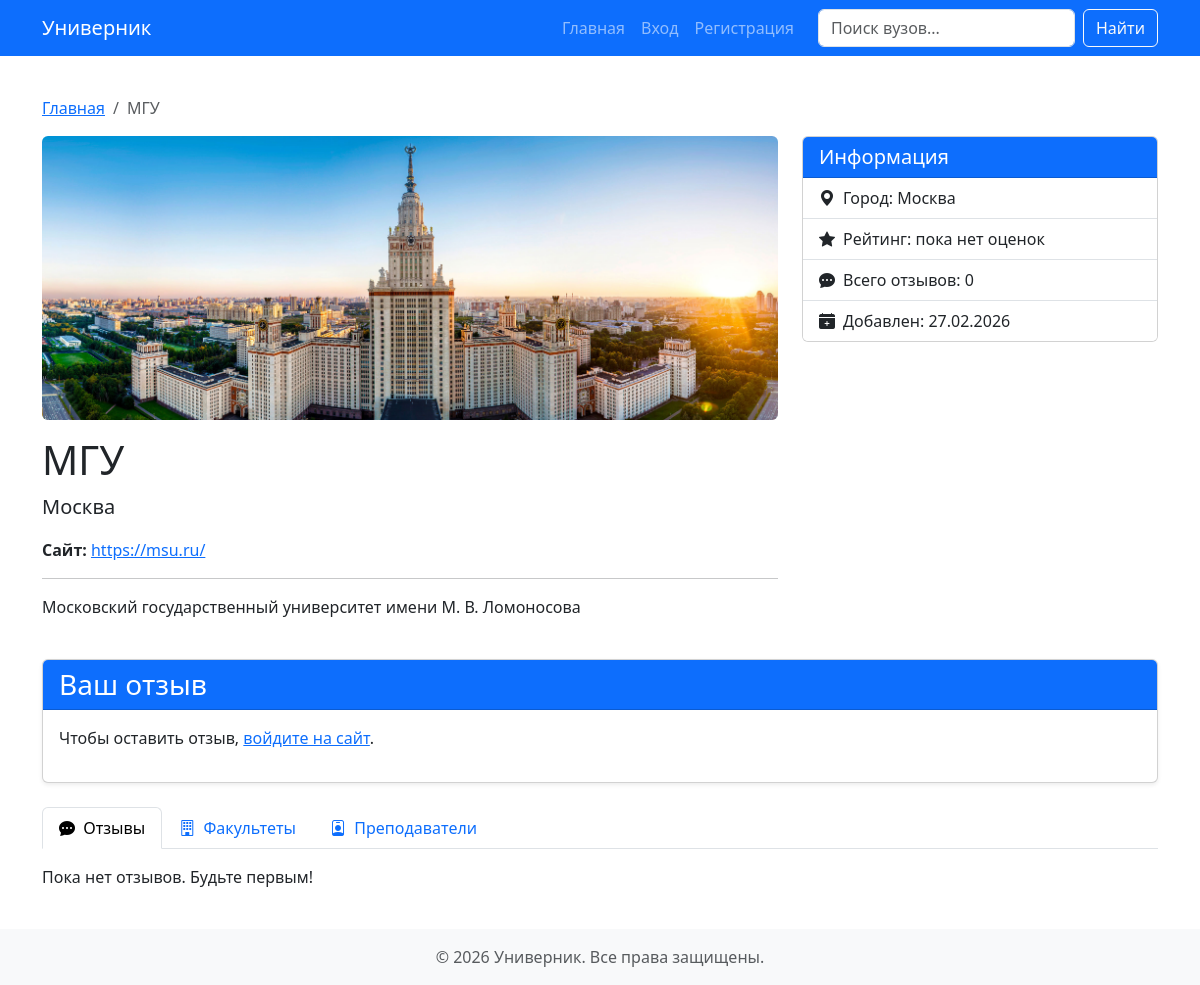
Page /university/2/ on the committed database.
### main/models.py (models this page shows, shortened)
class University(models.Model):
    name = models.CharField(
        max_length=255,
        verbose_name='Название вуза'
    )
    description = models.TextField(
        verbose_name='Описание',
        blank=True,  # может быть пустым
        help_text='Краткое описание университета'
    )
    city = models.CharField(
        max_length=100,
        verbose_name='Город'
    )
    website = models.URLField(
        max_length=255,
        verbose_name='Официальный сайт',
        blank=True,  # необязательное поле
        null=True
    )
    created_at = models.DateTimeField(
        auto_now_add=True,
        verbose_name='Дата добавления'
    )
    updated_at = models.DateTimeField(
        auto_now=True,
        verbose_name='Дата обновления'
    )
    rating = models.FloatField(
        default=0.0,
        verbose_name='Рейтинг'
    )
    image = models.ImageField(
        upload_to='universities/',
        blank=True,
        null=True,
        verbose_name='Изображение'
    )
    class Meta:
        verbose_name = 'Университет'
        verbose_name_plural = 'Университеты'
        ordering = ['-created_at']  # сортировка по умолчанию: новые сверху

### main/views.py (the view)
# urls.py: path('university/<int:university_id>/', views.university_detail, name='university_detail'),
def university_detail(request, university_id):
    university = get_object_or_404(University, pk=university_id)
    faculties = university.faculties.all()
    teachers = university.teachers.all()
    reviews_all = university.reviews.filter(moderated=True).order_by('-created_at')
    paginator = Paginator(reviews_all, 5)
    page_number = request.GET.get('page')
    page_obj = paginator.get_page(page_number)
    user_review = None
    if request.user.is_authenticated:
        user_review = Review.objects.filter(university=university, author=request.user).first()
    if request.method == 'POST':
        if not request.user.is_authenticated:
            return redirect('account_login')
        if user_review:
            messages.error(request, 'Вы уже оставили отзыв для этого вуза.')
            return redirect('university_detail', university_id=university.id)
        form = ReviewForm(request.POST)
        if form.is_valid():
            review = form.save(commit=False)
            review.university = university
            review.author = request.user
            try:
                review.save()
                messages.success(request, 'Отзыв добавлен и ожидает модерации.')
            except IntegrityError:
                messages.error(request, 'Не удалось добавить отзыв. Возможно, вы уже оставляли его.')
            return redirect('university_detail', university_id=university.id) + '#reviews'
    else:
        form = ReviewForm()
    context = {
        'university': university,
        'faculties': faculties,
        'teachers': teachers,
        'page_obj': page_obj,
        'form': form,
        'user_review': user_review,
    }
    return render(request, 'university_detail.html', context)

### main/forms.py (shortened to what this page needs)
class ReviewForm(forms.ModelForm):
    class Meta:
        model = Review
        fields = ['text', 'rating']
        labels = {
            'text': 'Текст отзыва',
            'rating': 'Оценка',
        }
        widgets = {
            'text': forms.Textarea(attrs={'rows': 4, 'class': 'form-control'}),
            'rating': forms.Select(attrs={'class': 'form-control'}),
        }

### main/templates/university_detail.html (shortened to what this page needs)
{% extends 'base.html' %}
{% load static %}
{% block content %}
<div class="row">
    <div class="col-12">
        <nav aria-label="breadcrumb">
            <ol class="breadcrumb">
                <li class="breadcrumb-item"><a href="{% url 'index' %}">Главная</a></li>
                <li class="breadcrumb-item active">{{ university.name }}</li>
            </ol>
        </nav>
    </div>
</div>
<div class="row">
    <div class="col-md-8">
        {% if university.image %}
            <div class="text-center mb-3">
                <img src="{{ university.image.url }}" class="img-fluid rounded" alt="{{ university.name }}" style="max-height: 300px; object-fit: cover;">
            </div>
        {% endif %}
        <h1>{{ university.name }}</h1>
        <p class="lead">{{ university.city }}</p>
        {% if university.website %}
            <p><strong>Сайт:</strong> <a href="{{ university.website }}" target="_blank">{{ university.website }}</a></p>
        {% endif %}
        <hr>
        <p>{{ university.description|linebreaks }}</p>
    </div>
    <div class="col-md-4">
        <div class="card">
            <div class="card-header bg-primary text-white">
                <h5 class="mb-0">Информация</h5>
            </div>
            <ul class="list-group list-group-flush">
                <li class="list-group-item"><i class="bi bi-geo-alt-fill me-2"></i>Город: {{ university.city }}</li>
                <li class="list-group-item"><i class="bi bi-star-fill me-2"></i>Рейтинг:
                    {% if university.rating > 0 %}
                        {{ university.rating|floatformat:2 }} / 5
                    {% else %}
                        пока нет оценок
                    {% endif %}
                </li>
                <li class="list-group-item"><i class="bi bi-chat-dots-fill me-2"></i>Всего отзывов: {{ page_obj.paginator.count }}</li>
                <li class="list-group-item"><i class="bi bi-calendar-plus-fill me-2"></i>Добавлен: {{ university.created_at|date:"d.m.Y" }}</li>
            </ul>
        </div>
    </div>
</div>
<div class="row mt-4">
    <div class="col-12">
        <div class="card shadow-sm">
            <div class="card-header bg-primary text-white">
                <h3 class="mb-0">Ваш отзыв</h3>
            </div>
            <div class="card-body">
                {% if user.is_authenticated %}
                    {% if user_review %}
                        <div class="mb-3">
                            <p>Вы уже оставили отзыв для этого вуза:</p>
                            <blockquote class="blockquote p-3 bg-light rounded">
                                {{ user_review.text|truncatewords:30|linebreaks }}
                            </blockquote>
                            <div class="d-flex gap-2">
                                <a href="{% url 'edit_review' user_review.id %}" class="btn btn-warning">
                                    <i class="bi bi-pencil-square me-1"></i>Редактировать
                                </a>
                                <a href="{% url 'delete_review' user_review.id %}" class="btn btn-danger">
                                    <i class="bi bi-trash3 me-1"></i>Удалить
                                </a>
                            </div>
                        </div>
                    {% else %}
                        <form method="post">
                            {% csrf_token %}
                            {% if form.non_field_errors %}
                                <div class="alert alert-danger">{{ form.non_field_errors }}</div>
                            {% endif %}
                            <div class="mb-3">
                                <label for="{{ form.text.id_for_label }}" class="form-label">{{ form.text.label }}</label>
                                {{ form.text }}
                                {% if form.text.errors %}<div class="text-danger">{{ form.text.errors }}</div>{% endif %}
                            </div>
                            <div class="mb-3">
                                <label for="{{ form.rating.id_for_label }}" class="form-label">{{ form.rating.label }}</label>
                                {{ form.rating }}
                                {% if form.rating.errors %}<div class="text-danger">{{ form.rating.errors }}</div>{% endif %}
                            </div>
                            <button type="submit" class="btn btn-primary">Отправить отзыв</button>
                        </form>
                    {% endif %}
                {% else %}
                    <p>Чтобы оставить отзыв, <a href="{% url 'account_login' %}?next={{ request.path }}">войдите на сайт</a>.</p>
                {% endif %}
            </div>
        </div>
    </div>
</div>
<div class="row mt-4">
    <div class="col-12">
        <ul class="nav nav-tabs" id="universityTabs" role="tablist">
            <li class="nav-item" role="presentation">
                <button class="nav-link active" id="reviews-tab" data-bs-toggle="tab" data-bs-target="#reviews" type="button" role="tab" aria-controls="reviews" aria-selected="true">
                    <i class="bi bi-chat-dots-fill me-1"></i> Отзывы
                </button>
            </li>
            <li class="nav-item" role="presentation">
                <button class="nav-link" id="faculties-tab" data-bs-toggle="tab" data-bs-target="#faculties" type="button" role="tab" aria-controls="faculties" aria-selected="false">
                    <i class="bi bi-building me-1"></i> Факультеты
                </button>
            </li>
            <li class="nav-item" role="presentation">
                <button class="nav-link" id="teachers-tab" data-bs-toggle="tab" data-bs-target="#teachers" type="button" role="tab" aria-controls="teachers" aria-selected="false">
                    <i class="bi bi-person-badge me-1"></i> Преподаватели
                </button>
            </li>
        </ul>
        <div class="tab-content mt-3" id="universityTabsContent">
            <div class="tab-pane fade show active" id="reviews" role="tabpanel" aria-labelledby="reviews-tab">
                {% if page_obj %}
                    {% for review in page_obj %}
                        <div class="card mb-3 shadow-sm">
                            <div class="card-header">
                                <strong>{{ review.author.email|truncatechars:30 }}</strong>
                                <span class="badge bg-primary float-end">Оценка: {{ review.rating }}/5</span>
                                {% if user.is_authenticated and review.author == user %}
                                    <a href="{% url 'edit_review' review.id %}" class="btn btn-sm btn-warning float-end me-2">Редактировать</a>
                                    <a href="{% url 'delete_review' review.id %}" class="btn btn-sm btn-danger float-end me-2">Удалить</a>
                                {% endif %}
                            </div>
                            <div class="card-body">
                                <p class="card-text">{{ review.text|linebreaks }}</p>
                            </div>
                            <div class="card-footer text-muted">
                                {{ review.created_at|date:"d.m.Y H:i" }}
                                {% if not review.moderated %}
                                    <span class="badge bg-warning ms-2">На модерации</span>
                                {% endif %}
                            </div>
                        </div>
                    {% endfor %}
                    {% if page_obj.has_other_pages %}
                        <nav aria-label="Пагинация отзывов">
                            <ul class="pagination justify-content-center">
                                {% if page_obj.has_previous %}
                                    <li class="page-item"><a class="page-link" href="?page={{ page_obj.previous_page_number }}#reviews">&laquo;</a></li>
                                {% endif %}
                                {% for num in page_obj.paginator.page_range %}
                                    {% if page_obj.number == num %}
                                        <li class="page-item active"><span class="page-link">{{ num }}</span></li>
                                    {% elif num > page_obj.number|add:'-3' and num < page_obj.number|add:'3' %}
                                        <li class="page-item"><a class="page-link" href="?page={{ num }}#reviews">{{ num }}</a></li>
                                    {% endif %}
                                {% endfor %}
                                {% if page_obj.has_next %}
                                    <li class="page-item"><a class="page-link" href="?page={{ page_obj.next_page_number }}#reviews">&raquo;</a></li>
                                {% endif %}
                            </ul>
                        </nav>
                    {% endif %}
                {% else %}
                    <p>Пока нет отзывов. Будьте первым!</p>
                {% endif %}
            </div>
        </div>
    </div>
</div>
{% endblock %}

### main/static/css/style.css (style rules this page uses)
body { display: flex; flex-direction: column; }

### rows in the picture
University: name "МГУ", image (picture), city "Москва", website "https://msu.ru/", description "Московский государственный университет имени М. В. Ломоносова", created_at "27.02.2026"

### other values in the picture
{{ page_obj.paginator.count }} "0"
